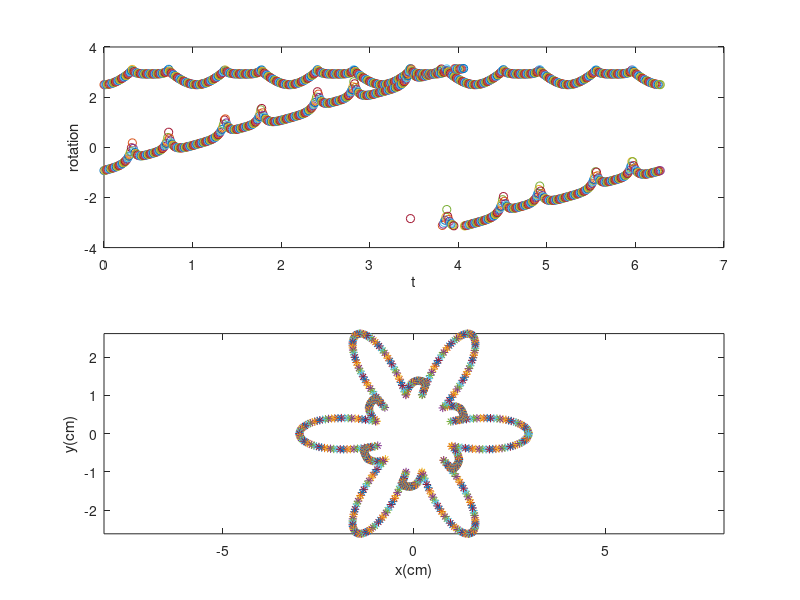

Reproduce this figure in MATLAB.
l1=5; l2=4;
for t=0:0.01:2*pi
    x = 3*(cos(3*t))^2*cos(t);
    y = 3*(cos(3*t))^2*sin(t);
    c2 = (x^2+y^2-l1^2-l2^2)/(2*l1*l2);
    s2 = sqrt(abs(1-c2^2));
    t2 = atan2(s2,c2);
    c1 = x*(l1+l2*c2)+y*l2*s2;
    s1 = y*(l1+l2*c2)-x*l2*s2;
    t1 = atan2(s1,c1);
    Px = l1*cos(t1)+l2*cos(t1+t2);
    Py = l1*sin(t1)+l2*sin(t1+t2);
    subplot(2,1,1);
    plot(t,t1,'--o',t,t2,'-o');
    pause(0.01);
    xlabel('t');
    ylabel('rotation');
    hold on;
    subplot(2,1,2);
    plot(Px,Py,'*');
    xlabel('x(cm)');
    ylabel('y(cm)');
    pause(0.01);
    hold on;
    axis equal;
end